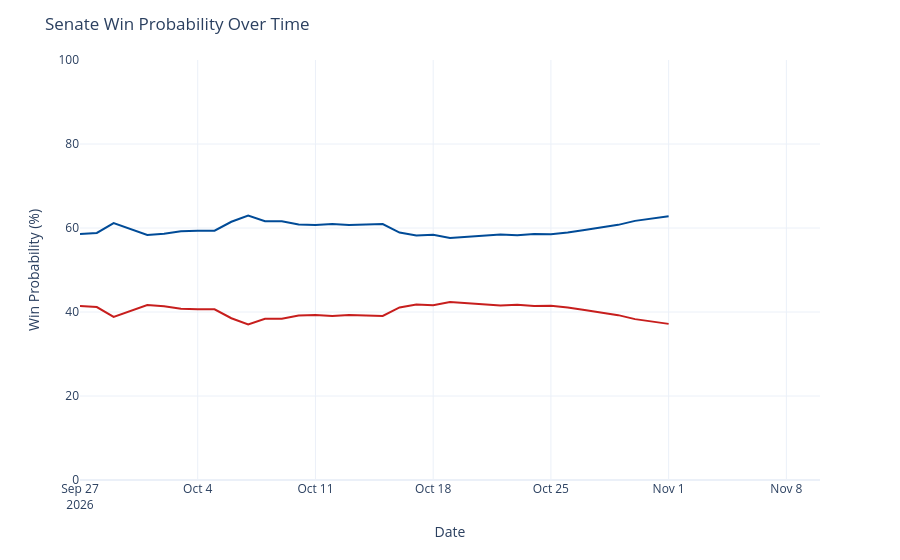

Notebook code for this chart:
### Code cell
chance_over_time = output_ts[(output_ts['geo'] == 'US Senate') &
                             (output_ts['type'] == 'chance')]
chance_over_time['rep_chance'] = chance_over_time['y'].map(lambda x: 100 - x)
chance_over_time = chance_over_time.rename({'y': 'Democrats', 'rep_chance': 'Republicans'}, axis=1)
chance_time_ser = px.line(chance_over_time, x='date', y=['Democrats', 'Republicans'], template='plotly_white',
                         color_discrete_map={'Democrats': '#004b97', 'Republicans': '#c71e1d'},)
chance_time_ser.update_traces(hovertemplate="%{y:.1f}%")
chance_time_ser.update_layout(
    xaxis=dict(range=[pd.to_datetime('2026-09-27'), pd.to_datetime('2026-11-10')]),
    yaxis=dict(range=[0, 100]),
    xaxis_title='Date',
    yaxis_title='Win Probability (%)',
    title=dict(text="Senate Win Probability Over Time"),
    hovermode="x",
    showlegend=False
)
chance_time_ser

### Figure 1 — Plotly figure (JSON) as saved in the notebook; plotly's stock layout.template omitted (floating-point values rounded to 4 significant figures)
{"data": [{"hovertemplate": "%{y:.1f}%", "legendgroup": "Democrats", "line": {"color": "#004b97", "dash": "solid"}, "marker": {"symbol": "circle"}, "mode": "lines", "name": "Democrats", "orientation": "v", "showlegend": true, "type": "scatter", "x": ["2026-09-27", "2026-09-28", "2026-09-29", "2026-09-30", "2026-10-01", "2026-10-02", "2026-10-03", "2026-10-04", "2026-10-05", "2026-10-06", "2026-10-07", "2026-10-08", "2026-10-09", "2026-10-10", "2026-10-11", "2026-10-12", "2026-10-13", "2026-10-15", "2026-10-16", "2026-10-17", "2026-10-18", "2026-10-19", "2026-10-20", "2026-10-21", "2026-10-22", "2026-10-23", "2026-10-24", "2026-10-25", "2026-10-26", "2026-10-27", "2026-10-29", "2026-10-30", "2026-10-31", "2026-11-01"], "xaxis": "x", "y": [58.6, 58.83, 61.17, 59.8, 58.36, 58.64, 59.21, 59.34, 59.36, 61.49, 62.99, 61.61, 61.59, 60.85, 60.69, 60.92, 60.74, 60.95, 58.91, 58.21, 58.41, 57.61, 57.88, 58.25, 58.48, 58.3, 58.59, 58.54, 58.91, 59.54, 60.75, 61.7, 62.2, 62.83], "yaxis": "y"}, {"hovertemplate": "%{y:.1f}%", "legendgroup": "Republicans", "line": {"color": "#c71e1d", "dash": "solid"}, "marker": {"symbol": "circle"}, "mode": "lines", "name": "Republicans", "orientation": "v", "showlegend": true, "type": "scatter", "x": ["2026-09-27", "2026-09-28", "2026-09-29", "2026-09-30", "2026-10-01", "2026-10-02", "2026-10-03", "2026-10-04", "2026-10-05", "2026-10-06", "2026-10-07", "2026-10-08", "2026-10-09", "2026-10-10", "2026-10-11", "2026-10-12", "2026-10-13", "2026-10-15", "2026-10-16", "2026-10-17", "2026-10-18", "2026-10-19", "2026-10-20", "2026-10-21", "2026-10-22", "2026-10-23", "2026-10-24", "2026-10-25", "2026-10-26", "2026-10-27", "2026-10-29", "2026-10-30", "2026-10-31", "2026-11-01"], "xaxis": "x", "y": [41.4, 41.17, 38.83, 40.2, 41.64, 41.36, 40.79, 40.66, 40.64, 38.51, 37.01, 38.39, 38.41, 39.15, 39.31, 39.08, 39.26, 39.05, 41.09, 41.79, 41.59, 42.39, 42.12, 41.75, 41.52, 41.7, 41.41, 41.46, 41.09, 40.46, 39.25, 38.3, 37.8, 37.17], "yaxis": "y"}], "layout": {"hovermode": "x", "legend": {"title": {"text": "variable"}, "tracegroupgap": 0}, "margin": {"t": 60}, "showlegend": false, "title": {"text": "Senate Win Probability Over Time"}, "xaxis": {"anchor": "y", "domain": [0, 1], "range": ["2026-09-27T00:00:00", "2026-11-10T00:00:00"], "title": {"text": "Date"}}, "yaxis": {"anchor": "x", "domain": [0, 1], "range": [0, 100], "title": {"text": "Win Probability (%)"}}}}
